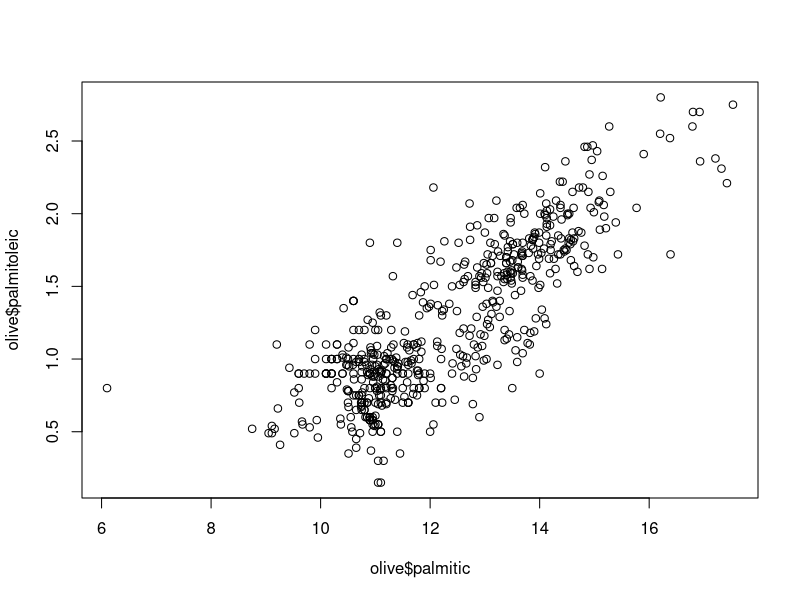
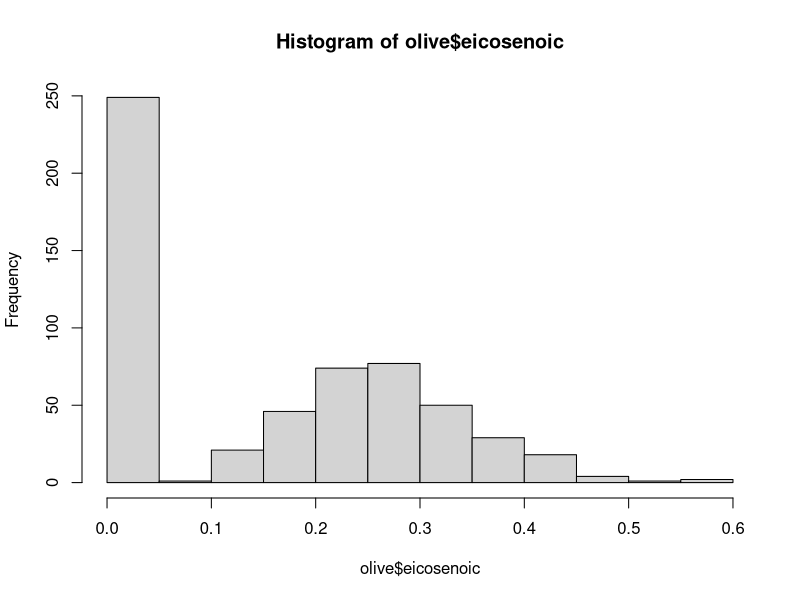
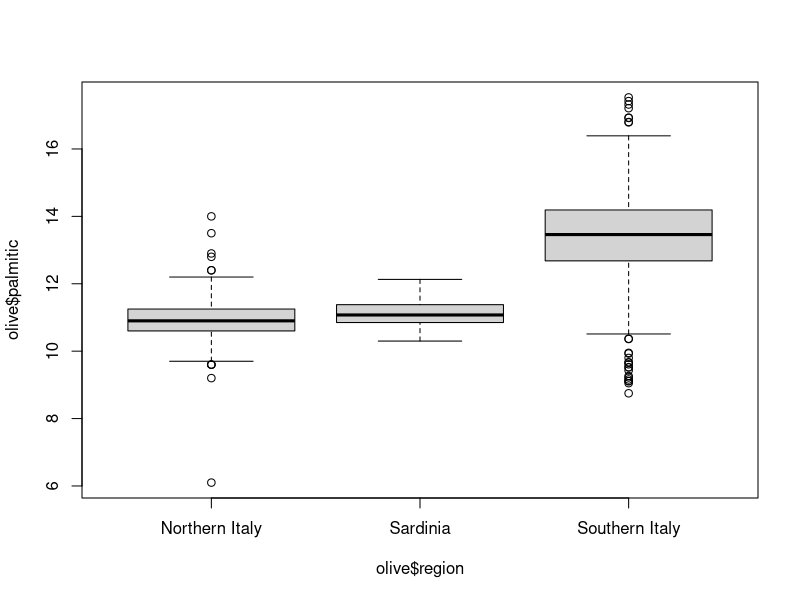

Reproduce these figures in R, in order.
library(dslabs)
data(olive)
head(olive)
plot(olive$palmitic, olive$palmitoleic)
hist(olive$eicosenoic)
boxplot(olive$palmitic~olive$region)
